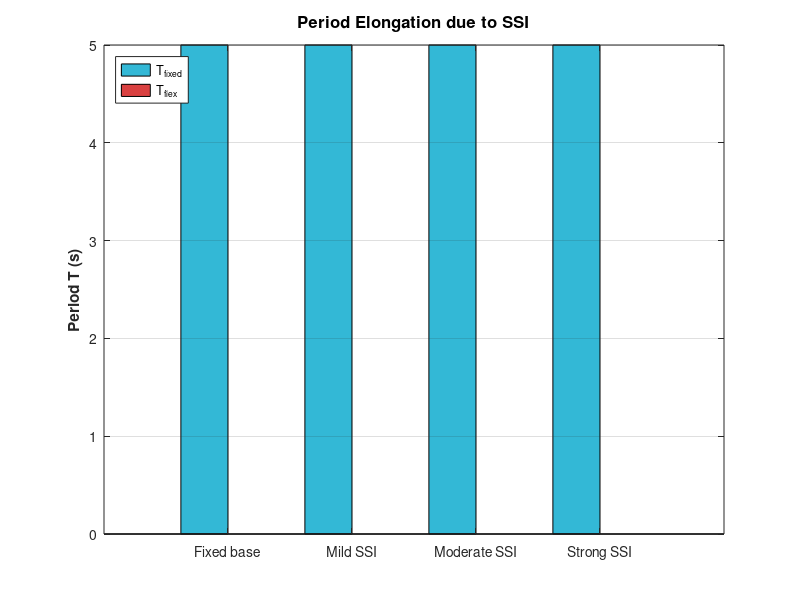
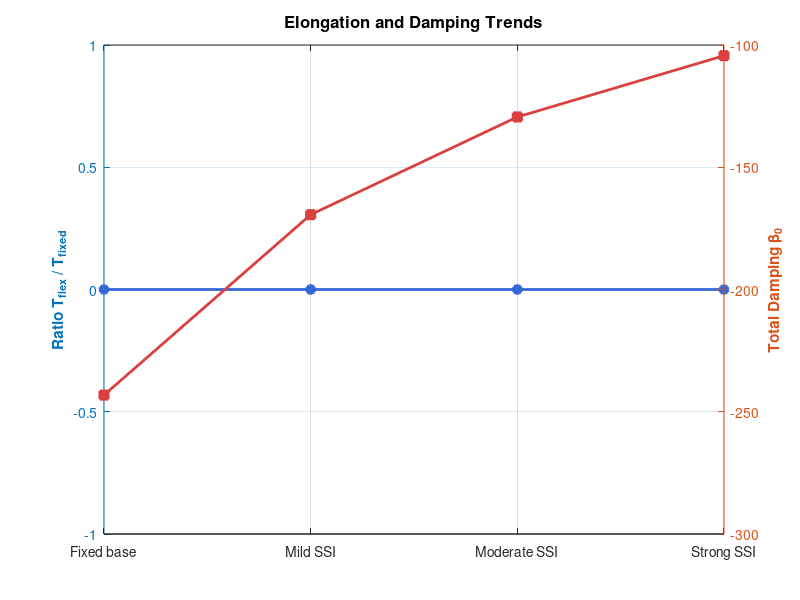
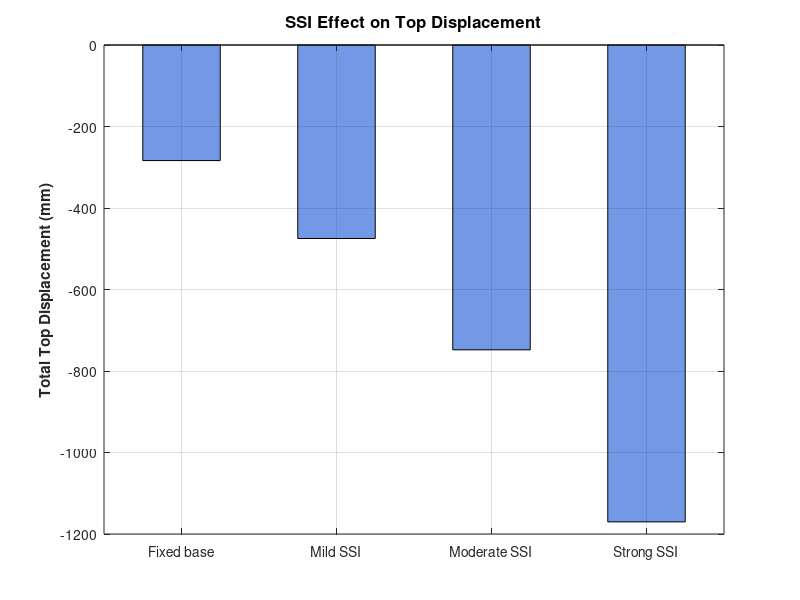
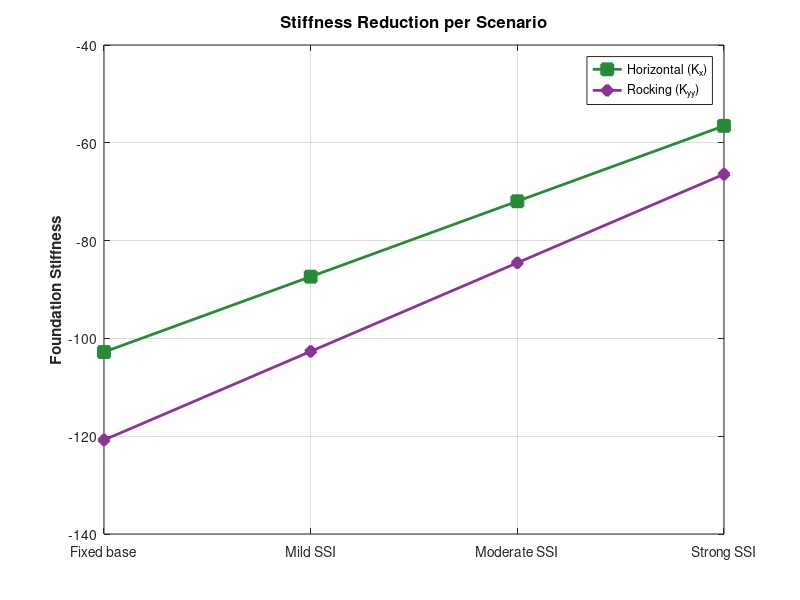

Write MATLAB code to recreate these figures, in order.
function NISTMethodFinal()
    clear; clc; close all;

    if ~exist('output', 'dir')
        mkdir('output');
    end

    disp('============================================================');
    disp(' SSI MASTER PROGRAM - INTERACTIVE VERSION (WOLF/GIVENS RULE) ');
    disp('============================================================');
    disp('Press ENTER to keep the default value [in brackets].');
    disp('------------------------------------------------------------');

    E = ask_user('Column Elastic Modulus E (Pa)', 30e9);
    a_col = ask_user('Square column side length a (m)', 1.0);
    h = ask_user('Effective height h (m)', 3.0);
    T_target = ask_user('Fixed-base target period T_fixed (s)', 0.10);
    F = ask_user('Lateral Design Force F (N)', 441450);

    disp('--- Soil & Foundation Properties ---');
    G = ask_user('Soil Shear Modulus G (Pa)', 55e6);
    nu = ask_user('Soil Poisson ratio nu', 0.325);
    rho_s = ask_user('Soil Density rho_s (kg/m^3)', 1900);
    
    B = ask_user('Total Footing Width B (m)', 4.0);
    L = ask_user('Total Footing Length L (m)', 4.5);
    D_emb = ask_user('Embedment Depth D_emb (m)', 0.6);

    disp('--- Damping Parameters ---');
    beta_i = ask_user('Structural Damping beta_i (e.g. 0.05)', 0.05);
    beta_s = ask_user('Soil Hysteretic Damping beta_s (e.g. 0.05)', 0.05);
    
    n_s = 2; n_x = 2; n_yy = 2;

    Vs = sqrt(G/rho_s);
    I = (a_col^4) / 12; 
    
    k_struct = 3 * E * I / h^3;
    m = (T_target / (2*pi))^2 * k_struct;
    T_fixed = 2*pi*sqrt(m/k_struct);
    omega_fixed = 2*pi / T_fixed;

    [K_dyn, beta_rad] = gazetas_impedance_full(B, L, D_emb, G, nu, Vs, omega_fixed);
    Kx  = K_dyn.x;
    Kyy = K_dyn.ry;   
    beta_x  = beta_rad.x;
    beta_yy = beta_rad.ry; 

    cases = {'Fixed base', 'Mild SSI', 'Moderate SSI', 'Strong SSI'};
    severity = [1.00, 0.85, 0.70, 0.55]; 
    numCases = length(cases);

    T_fixed_cases = T_fixed * ones(1, numCases);
    T_flex_cases  = zeros(1, numCases);
    ratio_T_cases = zeros(1, numCases);
    damping_cases = zeros(1, numCases);
    delta_cases   = zeros(1, numCases);
    kx_cases      = zeros(1, numCases);
    kyy_cases     = zeros(1, numCases);

    for i = 1:numCases
        kx_i = Kx * severity(i);
        kyy_i = Kyy * severity(i);
        kx_cases(i) = kx_i;
        kyy_cases(i) = kyy_i;

        ratio_T = sqrt(1 + k_struct/kx_i + (k_struct*h^2)/kyy_i);
        T_flex = T_fixed * ratio_T;
        T_flex_cases(i) = T_flex;
        ratio_T_cases(i) = ratio_T;

        Tx = 2*pi*sqrt(m/kx_i);
        Tyy = 2*pi*sqrt((m*h^2)/kyy_i);

        term_hysteretic = beta_s * ( (ratio_T^n_s - 1) / ratio_T^n_s );
        term_rad_x      = beta_x * (1 / (T_flex/Tx)^n_x);
        term_rad_yy     = beta_yy * (1 / (T_flex/Tyy)^n_yy);
        
        beta_f = term_hysteretic + term_rad_x + term_rad_yy;
        beta_0 = beta_f + beta_i * (1 / ratio_T^n_s);
        damping_cases(i) = beta_0;

        uf_i = F / kx_i;
        theta_i = (F*h) / kyy_i;
        delta_cases(i) = F/k_struct + uf_i + theta_i*h;
    end

    disp('--- Generating Plots ---');
    x = 1:numCases;
    bw = 0.38;

    fig1 = figure('Color','w');
    bar(x - bw/2, T_fixed_cases, bw, 'FaceColor', [0.20 0.72 0.84]); hold on;
    bar(x + bw/2, T_flex_cases, bw, 'FaceColor', [0.85 0.25 0.25]);
    set(gca, 'XTick', x, 'XTickLabel', cases, 'FontSize', 10);
    ylabel('Period T (s)', 'FontWeight', 'bold');
    title('Period Elongation due to SSI', 'FontSize', 12);
    legend({'T_{fixed}', 'T_{flex}'}, 'Location', 'northwest');
    grid on; box on;
    print(fig1, fullfile('output','01_period_comparison.png'), '-dpng', '-r300');

    fig2 = figure('Color','w');
    [ax, h1, h2] = plotyy(x, ratio_T_cases, x, damping_cases);
    set(h1, 'LineStyle', '-', 'Marker', 'o', 'LineWidth', 2, 'Color', [0.20 0.40 0.84], 'MarkerFaceColor', [0.20 0.40 0.84]);
    set(h2, 'LineStyle', '-', 'Marker', 's', 'LineWidth', 2, 'Color', [0.85 0.25 0.25], 'MarkerFaceColor', [0.85 0.25 0.25]);
    ylabel(ax(1), 'Ratio T_{flex} / T_{fixed}', 'FontWeight', 'bold');
    ylabel(ax(2), 'Total Damping \beta_0', 'FontWeight', 'bold');
    set(ax(1), 'XTick', x, 'XTickLabel', cases, 'FontSize', 10);
    set(ax(2), 'XTick', x, 'XTickLabel', []); 
    title('Elongation and Damping Trends', 'FontSize', 12);
    grid(ax(1), 'on'); 
    print(fig2, fullfile('output','02_ratio_and_damping.png'), '-dpng', '-r300');

    fig3 = figure('Color','w');
    bar(x, delta_cases*1000, 0.5, 'FaceColor', [0.45 0.60 0.90]); 
    set(gca, 'XTick', x, 'XTickLabel', cases, 'FontSize', 10);
    ylabel('Total Top Displacement (mm)', 'FontWeight', 'bold');
    title('SSI Effect on Top Displacement', 'FontSize', 12);
    grid on; box on;
    print(fig3, fullfile('output','03_displacement_trends.png'), '-dpng', '-r300');

    fig4 = figure('Color','w');
    plot(x, kx_cases, '-s', 'LineWidth', 2, 'Color', [0.15 0.55 0.20], 'MarkerSize', 8, 'MarkerFaceColor', [0.15 0.55 0.20]);
    hold on;
    plot(x, kyy_cases, '-d', 'LineWidth', 2, 'Color', [0.55 0.20 0.60], 'MarkerSize', 8, 'MarkerFaceColor', [0.55 0.20 0.60]);
    set(gca, 'XTick', x, 'XTickLabel', cases, 'FontSize', 10);
    ylabel('Foundation Stiffness', 'FontWeight', 'bold');
    title('Stiffness Reduction per Scenario', 'FontSize', 12);
    legend({'Horizontal (K_x)', 'Rocking (K_{yy})'}, 'Location', 'northeast');
    grid on; box on;
    print(fig4, fullfile('output','04_stiffness_trends.png'), '-dpng', '-r300');

    disp('============================================================');
    disp('COMPLETED! 4 plots saved in "output" folder.');
    disp('============================================================');
end

function val = ask_user(prompt_text, default_val)
    str = sprintf('%s [%g]: ', prompt_text, default_val);
    user_input = input(str);
    if isempty(user_input)
        val = default_val;
    else
        val = user_input;
    end
end

function [K_dyn, beta_rad] = gazetas_impedance_full(B_total, L_total, D_emb, G, nu, Vs, omega)
    b = B_total / 2; 
    l = L_total / 2;
    
    if l < b
        temp = l; l = b; b = temp;
    end
    
    a0 = omega * b / Vs;
    psi = min(sqrt(2*(1-nu)/max(1e-5,1-2*nu)), 2.5);

    chi = (4*b*l) / (4*l^2);
    Ibx = (2*l) * (2*b)^3 / 12; 
    Iby = (2*b) * (2*l)^3 / 12; 

    Ky_sur = (2*G*l / (2-nu)) * (2 + 2.5 * chi^0.85);
    Kx_sur = Ky_sur - (0.2 / (0.75 - nu)) * G * l * (1 - b/l);
    Kry_sur = (3*G / (1-nu)) * Iby^0.75 * (l/b)^0.15;

    eta_y = 1.0 + (0.33 + 1.34/(1 + l/b)) * (D_emb/b)^0.8;
    eta_x = eta_y; 
    eta_ry = 1.0 + D_emb/b + 1.6 / (0.35 + (l/b)^4) * (D_emb/b)^2; 

    Kx_emb = Kx_sur * eta_x;
    Kry_emb = Kry_sur * eta_ry;

    alpha_x = 1.0;
    if nu < 0.45
        alpha_ry = max(0.01, 1 - 0.30 * a0);
    else
        alpha_ry = max(0.01, 1 - 0.25 * a0 * (l/b)^0.30);
    end

    K_dyn.x  = Kx_emb * alpha_x;
    K_dyn.ry = Kry_emb * alpha_ry;

    beta_rad.x = (4 * (l/b + (D_emb/b)*(psi + l/b)) / (Kx_emb / (G*b))) * (a0 / (2*alpha_x));

    term1a = (l/b)^3 * (D_emb/b);
    term1b = psi*(D_emb/b)*(l/b);
    term1c = (D_emb/b)^3;
    term1d = psi*(l/b)^3;
    term1e = 3*(D_emb/b)*(l/b)^2;
    term1f = psi*(l/b);
    
    term1_ry = (4/3) * (term1a + term1b + term1c + term1d + term1e + term1f) * a0^2;
    term2_ry = (Kry_emb / (G*b^3)) * ( 1.8 / (1 + 1.75*(l/b - 1)) + a0^2 );
    term3_ry = (4/3) * (l/b + psi) * (D_emb/b)^3 / (Kry_emb / (G*b^3));
    
    beta_rad.ry = (term1_ry / term2_ry + term3_ry) * (a0 / (2*alpha_ry));
end
